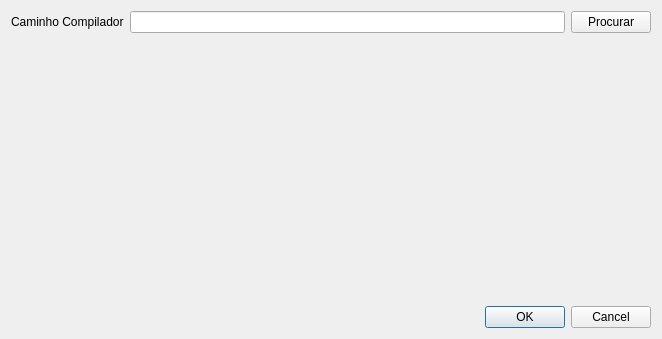
<?xml version="1.0" encoding="UTF-8"?>
<ui version="4.0">
 <class>SettingsDialog</class>
 <widget class="QDialog" name="SettingsDialog">
  <property name="geometry">
   <rect>
    <x>0</x>
    <y>0</y>
    <width>662</width>
    <height>339</height>
   </rect>
  </property>
  <property name="windowTitle">
   <string>Dialog</string>
  </property>
  <layout class="QVBoxLayout" name="verticalLayout">
   <item>
    <layout class="QFormLayout" name="formLayout">
     <item row="0" column="0">
      <widget class="QLabel" name="label">
       <property name="text">
        <string>Caminho Compilador</string>
       </property>
      </widget>
     </item>
     <item row="0" column="1">
      <layout class="QHBoxLayout" name="horizontalLayout">
       <item>
        <widget class="QLineEdit" name="compiler_path_input"/>
       </item>
       <item>
        <widget class="QPushButton" name="compiler_path_browse">
         <property name="text">
          <string>Procurar</string>
         </property>
        </widget>
       </item>
      </layout>
     </item>
    </layout>
   </item>
   <item>
    <spacer name="verticalSpacer">
     <property name="orientation">
      <enum>Qt::Orientation::Vertical</enum>
     </property>
     <property name="sizeHint" stdset="0">
      <size>
       <width>20</width>
       <height>252</height>
      </size>
     </property>
    </spacer>
   </item>
   <item>
    <widget class="QDialogButtonBox" name="buttonBox">
     <property name="orientation">
      <enum>Qt::Orientation::Horizontal</enum>
     </property>
     <property name="standardButtons">
      <set>QDialogButtonBox::StandardButton::Cancel|QDialogButtonBox::StandardButton::Ok</set>
     </property>
    </widget>
   </item>
  </layout>
 </widget>
 <resources/>
 <connections>
  <connection>
   <sender>buttonBox</sender>
   <signal>rejected()</signal>
   <receiver>SettingsDialog</receiver>
   <slot>reject()</slot>
   <hints>
    <hint type="sourcelabel">
     <x>432</x>
     <y>310</y>
    </hint>
    <hint type="destinationlabel">
     <x>441</x>
     <y>239</y>
    </hint>
   </hints>
  </connection>
  <connection>
   <sender>buttonBox</sender>
   <signal>accepted()</signal>
   <receiver>SettingsDialog</receiver>
   <slot>accept()</slot>
   <hints>
    <hint type="sourcelabel">
     <x>457</x>
     <y>314</y>
    </hint>
    <hint type="destinationlabel">
     <x>522</x>
     <y>243</y>
    </hint>
   </hints>
  </connection>
 </connections>
</ui>
